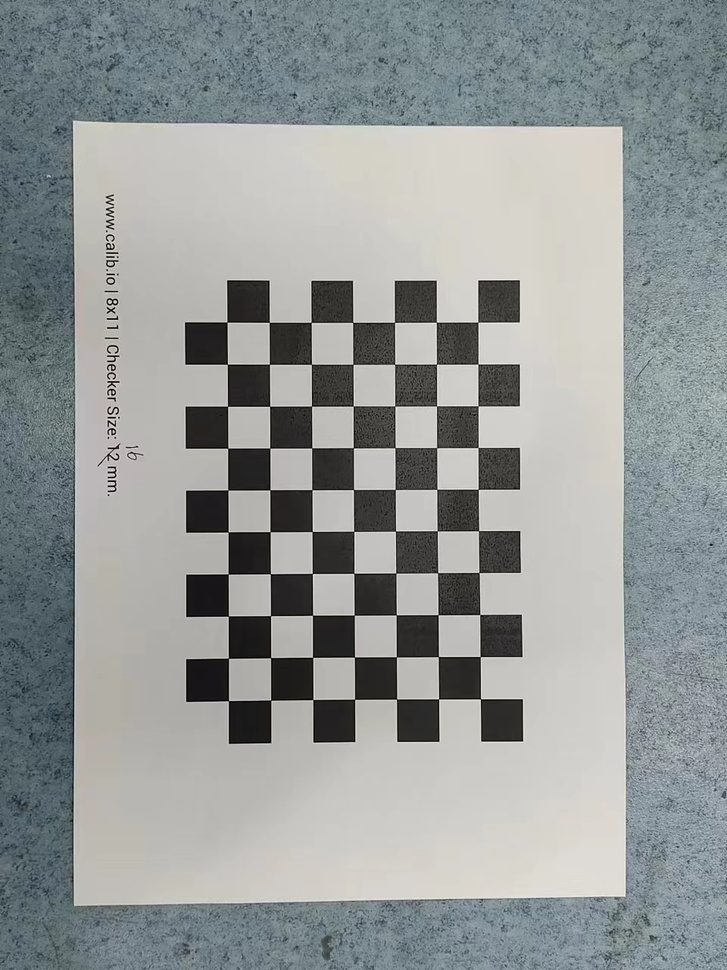
//> input picture images_2/1.jpg, 727 x 970 px, shrunk from 960 x 1280 before the run
$ ./harris images_2/1.jpg   (built with g++ and OpenCV 4)
//> lines starting //> are read from the running program, lines starting //| are printed output that depends on the picture
//> further down, inputImage is the input picture: 970 rows x 727 cols, CV_8UC3; mean B, G, R 151.8, 152.4, 147.9
#include <opencv2/opencv.hpp>
#include <iostream>

void harrisCornerDetection(const cv::Mat &inputImage) {
    // 将图像转换为灰度图像
    cv::Mat grayImage;
    cv::cvtColor(inputImage, grayImage, cv::COLOR_BGR2GRAY);

    // 将灰度图像转换为浮点型
    cv::Mat floatImage;
    grayImage.convertTo(floatImage, CV_32F);

    // 设定 Harris 角点检测参数
    int blockSize = 2; // 邻域大小
    int ksize = 3;     // Sobel 算子的大小
    double k = 0.04;   // Harris 角点检测的参数

    // 计算 Harris 角点响应
    cv::Mat harrisResponse;
    cv::cornerHarris(floatImage, harrisResponse, blockSize, ksize, k);
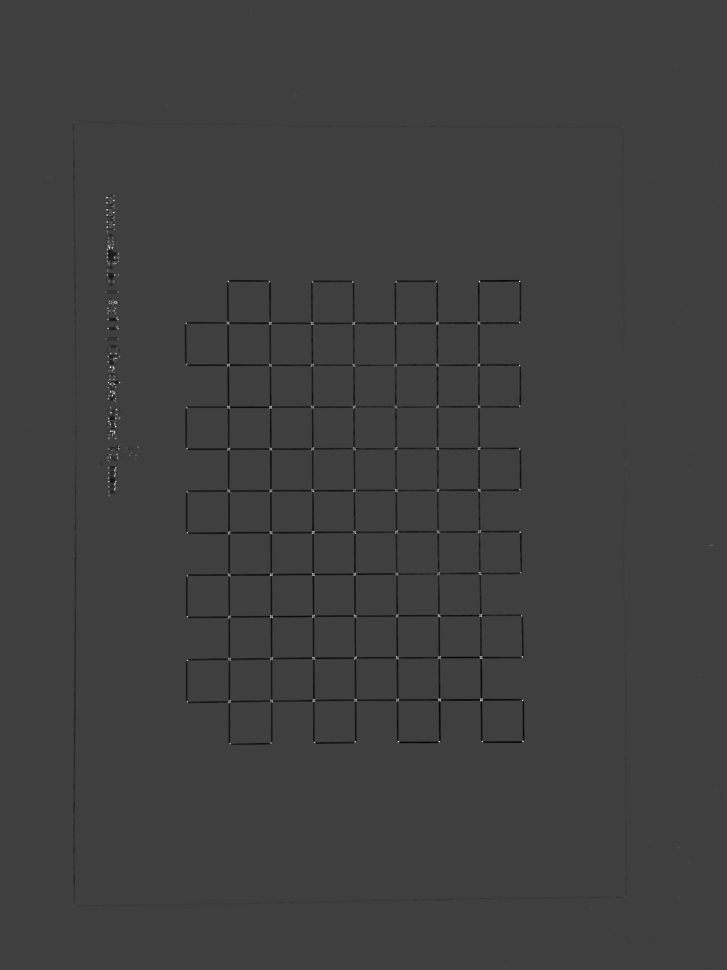
//> harrisResponse: 970 rows x 727 cols, CV_32FC1; min -39402940, max 119088608, mean -338537.5; drawn with min black and max white

    // 归一化处理
    cv::Mat responseNormalized;
    cv::normalize(harrisResponse, responseNormalized, 0, 255, cv::NORM_MINMAX);
    responseNormalized.convertTo(responseNormalized, CV_8U);
//> responseNormalized: 970 rows x 727 cols, CV_8UC1

    // 设定阈值
    double threshold = 200;
    cv::Mat cornerImage = cv::Mat::zeros(inputImage.size(), CV_8UC3);

    // 绘制角点
    for (int y = 0; y < responseNormalized.rows; y++) {
        for (int x = 0; x < responseNormalized.cols; x++) {
            if (responseNormalized.at<uchar>(y, x) > threshold) {
                cv::circle(cornerImage, cv::Point(x, y), 5, cv::Scalar(0, 0, 255), 2);
            }
        }
    }
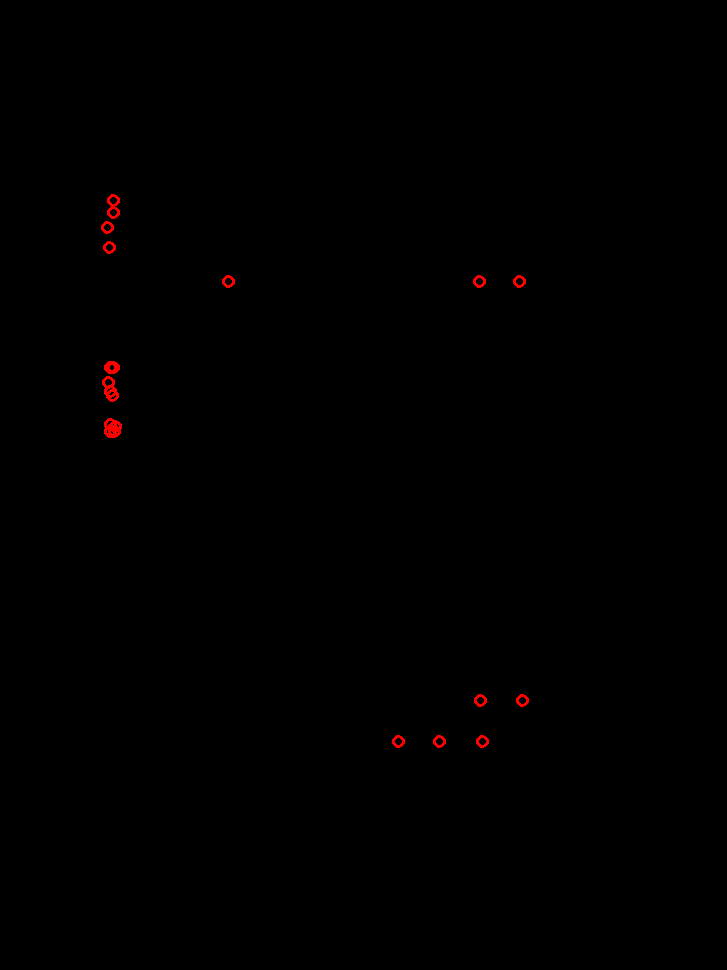
//> cornerImage: 970 rows x 727 cols, CV_8UC3; mean B, G, R 0, 0, 0.6

    // 显示结果
    cv::imshow("Harris Corners", cornerImage);
    cv::waitKey(0); // 等待按键
}

int main(int argc, char** argv) {
    // 读取输入图像
    if (argc < 2) {
        std::cerr << "Usage: " << argv[0] << " <image_path>" << std::endl;
        return -1;
    }

    cv::Mat inputImage = cv::imread(argv[1]);
    if (inputImage.empty()) {
        std::cerr << "Could not open or find the image!" << std::endl;
        return -1;
    }

    harrisCornerDetection(inputImage);

    return 0;
}
